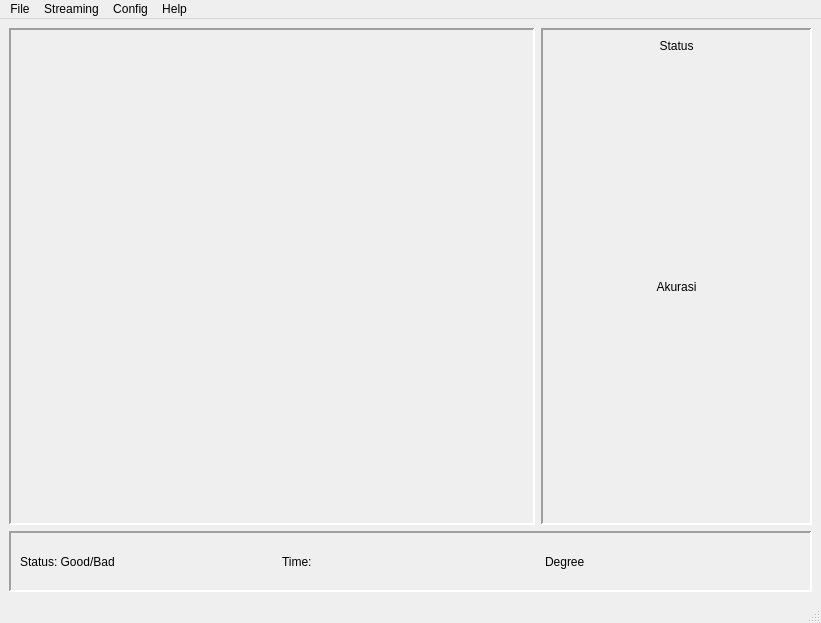
<?xml version="1.0" encoding="UTF-8"?>
<ui version="4.0">
 <class>MainWindow</class>
 <widget class="QMainWindow" name="MainWindow">
  <property name="geometry">
   <rect>
    <x>0</x>
    <y>0</y>
    <width>821</width>
    <height>623</height>
   </rect>
  </property>
  <property name="windowTitle">
   <string>MainWindow</string>
  </property>
  <widget class="QWidget" name="centralwidget">
   <layout class="QGridLayout" name="gridLayout">
    <item row="0" column="0">
     <layout class="QHBoxLayout" name="horizontalLayout_2" stretch="2,1">
      <item>
       <widget class="QFrame" name="streaming_area">
        <property name="enabled">
         <bool>true</bool>
        </property>
        <property name="minimumSize">
         <size>
          <width>511</width>
          <height>491</height>
         </size>
        </property>
        <property name="frameShape">
         <enum>QFrame::Panel</enum>
        </property>
        <property name="frameShadow">
         <enum>QFrame::Sunken</enum>
        </property>
        <property name="lineWidth">
         <number>2</number>
        </property>
        <layout class="QGridLayout" name="gridLayout_2">
         <item row="0" column="0">
          <widget class="QLabel" name="streaming">
           <property name="sizePolicy">
            <sizepolicy hsizetype="Preferred" vsizetype="Preferred">
             <horstretch>0</horstretch>
             <verstretch>0</verstretch>
            </sizepolicy>
           </property>
           <property name="text">
            <string/>
           </property>
           <property name="alignment">
            <set>Qt::AlignCenter</set>
           </property>
          </widget>
         </item>
        </layout>
       </widget>
      </item>
      <item>
       <widget class="QFrame" name="graph_area">
        <property name="minimumSize">
         <size>
          <width>271</width>
          <height>491</height>
         </size>
        </property>
        <property name="frameShape">
         <enum>QFrame::Panel</enum>
        </property>
        <property name="frameShadow">
         <enum>QFrame::Sunken</enum>
        </property>
        <property name="lineWidth">
         <number>2</number>
        </property>
        <layout class="QVBoxLayout" name="verticalLayout">
         <item>
          <widget class="QLabel" name="graph_status">
           <property name="sizePolicy">
            <sizepolicy hsizetype="Preferred" vsizetype="Fixed">
             <horstretch>0</horstretch>
             <verstretch>0</verstretch>
            </sizepolicy>
           </property>
           <property name="text">
            <string>Status</string>
           </property>
           <property name="alignment">
            <set>Qt::AlignCenter</set>
           </property>
          </widget>
         </item>
         <item>
          <widget class="QWidget" name="graphStatus" native="true"/>
         </item>
         <item>
          <widget class="QLabel" name="graph_acc">
           <property name="sizePolicy">
            <sizepolicy hsizetype="Preferred" vsizetype="Fixed">
             <horstretch>0</horstretch>
             <verstretch>0</verstretch>
            </sizepolicy>
           </property>
           <property name="frameShape">
            <enum>QFrame::NoFrame</enum>
           </property>
           <property name="text">
            <string>Akurasi</string>
           </property>
           <property name="alignment">
            <set>Qt::AlignCenter</set>
           </property>
          </widget>
         </item>
         <item>
          <widget class="QWidget" name="graphAkurasi" native="true"/>
         </item>
        </layout>
       </widget>
      </item>
     </layout>
    </item>
    <item row="1" column="0">
     <widget class="QFrame" name="status_area">
      <property name="sizePolicy">
       <sizepolicy hsizetype="Expanding" vsizetype="Fixed">
        <horstretch>0</horstretch>
        <verstretch>0</verstretch>
       </sizepolicy>
      </property>
      <property name="minimumSize">
       <size>
        <width>801</width>
        <height>61</height>
       </size>
      </property>
      <property name="frameShape">
       <enum>QFrame::Panel</enum>
      </property>
      <property name="frameShadow">
       <enum>QFrame::Sunken</enum>
      </property>
      <property name="lineWidth">
       <number>2</number>
      </property>
      <layout class="QHBoxLayout" name="horizontalLayout" stretch="1,1,1">
       <item>
        <widget class="QLabel" name="status">
         <property name="text">
          <string>Status: Good/Bad</string>
         </property>
        </widget>
       </item>
       <item>
        <widget class="QLabel" name="time">
         <property name="text">
          <string>Time:</string>
         </property>
        </widget>
       </item>
       <item>
        <widget class="QLabel" name="degree">
         <property name="text">
          <string>Degree</string>
         </property>
        </widget>
       </item>
      </layout>
     </widget>
    </item>
   </layout>
  </widget>
  <widget class="QMenuBar" name="menubar">
   <property name="geometry">
    <rect>
     <x>0</x>
     <y>0</y>
     <width>821</width>
     <height>22</height>
    </rect>
   </property>
   <widget class="QMenu" name="menuFile">
    <property name="title">
     <string>File</string>
    </property>
    <addaction name="actionExport_to_Excel"/>
   </widget>
   <widget class="QMenu" name="menuStreaming">
    <property name="title">
     <string>Streaming</string>
    </property>
    <addaction name="actionCamera_ON"/>
   </widget>
   <widget class="QMenu" name="menuConfig">
    <property name="title">
     <string>Config</string>
    </property>
    <addaction name="actionSelect_Notification"/>
    <addaction name="actionMute"/>
    <addaction name="actionPop_up_Mode"/>
   </widget>
   <widget class="QMenu" name="menuAbout">
    <property name="title">
     <string>Help</string>
    </property>
    <addaction name="actionAbout"/>
   </widget>
   <addaction name="menuFile"/>
   <addaction name="menuStreaming"/>
   <addaction name="menuConfig"/>
   <addaction name="menuAbout"/>
  </widget>
  <widget class="QStatusBar" name="statusbar"/>
  <action name="actionCamera_ON">
   <property name="text">
    <string>Camera ON</string>
   </property>
  </action>
  <action name="actionExport_to_Excel">
   <property name="text">
    <string>Export to Excel</string>
   </property>
  </action>
  <action name="actionSelect_Notification">
   <property name="text">
    <string>Select Notification</string>
   </property>
  </action>
  <action name="actionMute">
   <property name="text">
    <string>Mute</string>
   </property>
  </action>
  <action name="actionPop_up_Mode">
   <property name="text">
    <string>Pop-up Mode</string>
   </property>
  </action>
  <action name="actionAbout">
   <property name="text">
    <string>About</string>
   </property>
  </action>
 </widget>
 <resources/>
 <connections/>
</ui>
